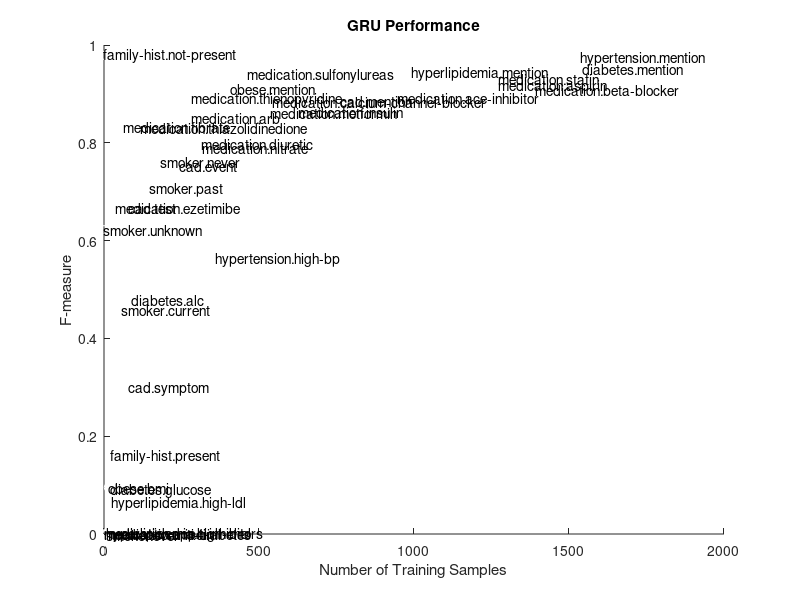

The MATLAB script that drew this image:
% x_cnn = [3316 2268 2425 574 6122 613 186 934 39 1758 83 34 3351 1559 1958 3 773 2701 3319 1007 730 4 57 127 4048 1043 36 851 2560 1072 187 610 393 47 614 1165 0 232 0];
% y_cnn = [0.843270869 0.632152589 0.256658596 0.266666667 0.955431755 0.620320856 0.175438596 0.871698113 0.41025641 0.948453608 0.371428571 0.117647059 0.967741935 0.557377049 0.889952153 0 0.847826087 0.908759124 0.893764434 0.879177378 0.735177866 0 0.666666667 0.734693878 0.872467223 0.861578266 0 0.794573643 0.91217444 0.924657534 0.830769231 0.874576271 0.464285714 0 0.809716599 0.8 0.703539823 0.205128205 0.968655207];
x_rnn = [762 243 79 78 1542 88 21 409 14 993 25 8 1538 359 948 3 283 1271 1391 542 314 1 36 64 629 536 20 318 1274 462 118 281 57 9 183 148 0 21 0];
% y_rnn = [0.864583333 0.707423581 0.662068966 0.028169014 0.955922865 0.571428571 0 0.871698113 0 0.946921444 0 0 0.967741935 0.591876209 0.868105516 0 0 0.915315315 0.888758782 0.840499307 0.734693878 0 0 0 0.87426557 0.861578266 0 0.735966736 0.918367347 0.898395722 0.730434783 0.874576271 0 0 0.715517241 0.781512605 0.704980843 0 0.981169475];
% y_lstm = [0.887096774 0.71197411 0.644736842 0.341463415 0.953551913 0.64516129 0.054054054 0.897087379 0.086956522 0.949152542 0.114285714 0 0.972826087 0.58317757 0.876513317 0 0.859459459 0.928217822 0.905397562 0.884371029 0.809815951 0 0 0.5 0.865116279 0.861578266 0 0.783242259 0.928356412 0.934010152 0.803149606 0.863013699 0.440677966 0 0.789915966 0.734693878 0.622119816 0.275862069 0.978978979];
% y_blstm = [0.89010989 0.733333333 0.65 0.283185841 0.95567867 0.557823129 0 0.910931174 0.166666667 0.957627119 0.222222222 0 0.968622101 0.637413395 0.888527258 0 0.833787466 0.930289944 0.912993039 0.891752577 0.824742268 0 0.5 0.823529412 0.878751501 0.857142857 0.214285714 0.774311927 0.925858951 0.93814433 0.812030075 0.877796902 0.492753623 0 0.81938326 0.811965812 0.751515152 0 0.981169475];
y_gru = [0.886486486 0.752475248 0.666666667 0.298245614 0.950684932 0.47826087 0.090909091 0.912 0.095238095 0.942184154 0.0625 0 0.972972973 0.562770563 0.892601432 0 0.85013624 0.916767189 0.907407407 0.884371029 0.797520661 0 0.666666667 0.833333333 0.86306099 0.861578266 0 0.790294627 0.929678188 0.93877551 0.830769231 0.889267462 0.458333333 0 0.761904762 0.705454545 0.622222222 0.16 0.979062812];
scatter(x_rnn,y_gru,'w');
a = {'cad.mention', 'cad.event', 'cad.test', 'cad.symptom', 'diabetes.mention', 'diabetes.alc', 'diabetes.glucose', 'obese.mention', 'obese.bmi', 'hyperlipidemia.mention', 'hyperlipidemia.high-ldl', 'hyperlipidemia.high-chol', 'hypertension.mention', 'hypertension.high-bp', 'medication.ace-inhibitor', 'medication.anti-diabetes', 'medication.arb', 'medication.aspirin', 'medication.beta-blocker', 'medication.calcium-channel-blocker', 'medication.diuretic', 'medication.dpp4-inhibitors', 'medication.ezetimibe', 'medication.fibrate', 'medication.insulin', 'medication.metformin', 'medication.niacin', 'medication.nitrate', 'medication.statin', 'medication.sulfonylureas', 'medication.thiazolidinedione', 'medication.thienopyridine', 'smoker.current', 'smoker.ever', 'smoker.never', 'smoker.past', 'smoker.unknown', 'family-hist.present', 'family-hist.not-present'};
b = cellstr(a);
dx = 0.00; dy = 0.00;
text(x_rnn+dx, y_gru+dy, a);
title 'GRU Performance'
xlabel('Number of Training Samples')
ylabel('F-measure')
